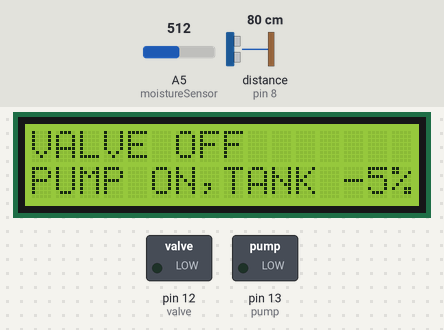
Simulated run of this sketch. Board: Arduino Uno, built with avr-gcc and run on an emulated ATmega328P. On the bench: 16×2 character LCD, switched loads named in the sketch (green lamp = pin HIGH). Wiring (inferred from the names in the program): ultrasonic range finder: trigger pin 9; echo pin 8. The inputs (shaded band) are chosen by the test bench; at power-on: distance to the obstacle (sensor on pin 8) 80 cm, A5 (moistureSensor) = 512. The echo pulse lasts 58.3 µs per cm; pins used as bus, display or sensor lines are not drawn; what the sketch prints to the serial monitor is not drawn.

Above: at 4.2 s.
4.3 s: distance to the obstacle (sensor on pin 8) set to 8 cm
At 7.9 s:
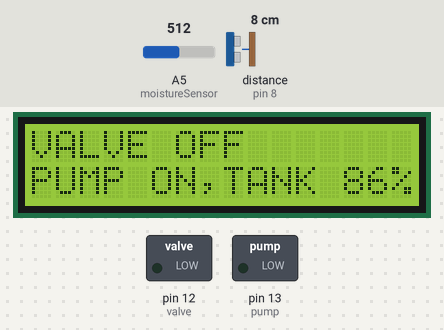
12.1 s: distance to the obstacle (sensor on pin 8) set to 5 cm
At 13.9 s:
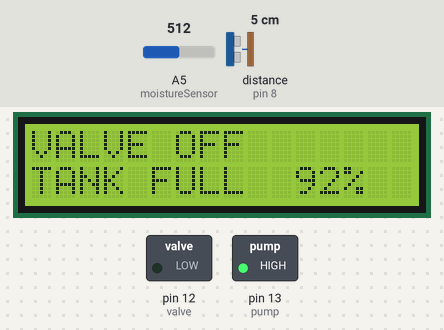
16.6 s: A5 (moistureSensor) set to 786
20.4 s: A5 (moistureSensor) set to 816
At 21.5 s:
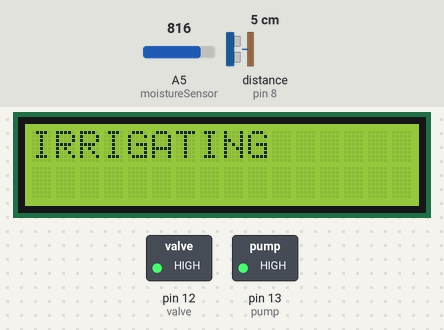
25.6 s: distance to the obstacle (sensor on pin 8) set to 23 cm
At 28.9 s:
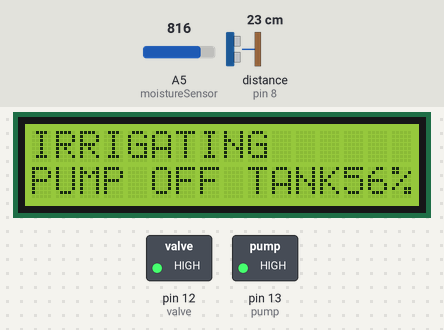
33.4 s: distance to the obstacle (sensor on pin 8) set to 27 cm
At 35.6 s:
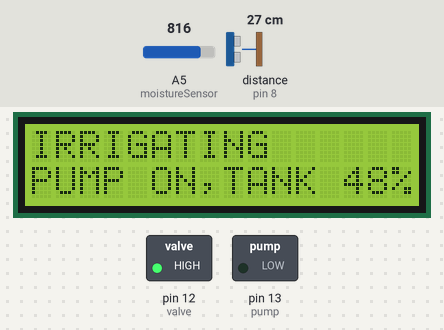
Timing chart, 0 to 37.1 s (numbered marks = the images above; inputs shaded):
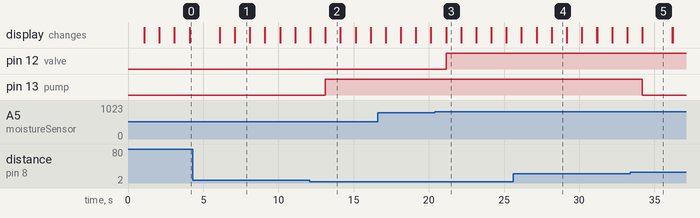

Measured:
- the behaviour switches between 7 and 6 cm on distance to the obstacle (sensor on pin 8) (found by bisection; images 1 and 2)
- the behaviour switches between 802 and 803 on A5 (moistureSensor) (found by bisection; images 2 and 3)
- the behaviour switches between 25 and 26 cm on distance to the obstacle (sensor on pin 8) (found by bisection; images 4 and 5)
- after the input at 12.1 s, pin 13 (pump): LOW → HIGH after 1.0 s; the display: first differs from a run without the input after 1.0 s (image 2)
- after the input at 20.4 s, pin 12 (valve): LOW → HIGH after 0.75 s; the display: first differs from a run without the input after 0.75 s (image 3)
- after the input at 25.6 s, the display: first differs from a run without the input after 2.6 s (image 4)
- after the input at 33.4 s, pin 13 (pump): HIGH → LOW after 0.79 s; the display: changes after 0.80 s (image 5)

The sketch:

project_code.ino
```cpp
#include <SoftwareSerial.h>
#include <LiquidCrystal.h> //includes the LiquidCrystal Library

LiquidCrystal lcd(7, 6, 5, 4, 3, 2); // Creates an LCD object. Parameters: (rs, enable, d4, d5, d6, d7)
const int moistureSensor = A5;
const int pump = 13;
const int valve = 12;
const int trigPin = 9;
const int echoPin = 8;
int analogvalue = 0;
int percent = 0;
long duration;
int distanceCm;

bool is_filling = false;

void setup() {
  // put your setup code here, to run once:
  Serial.begin(9600);
  lcd.begin(16, 2); // Initialises the interface to the LCD screen, and specifies the dimensions (width and height) of the display
  lcd.print ("A GSM-BASED AUTO");
  lcd.setCursor(0, 1);
  lcd.print("IRRIGATION SYS");
  delay (1000);
  lcd.clear();
  lcd.setCursor(0, 0);
  lcd.print("By JONATHAN");
  lcd.setCursor(0, 1);
  lcd.print ("ACHIRA");
  delay(1000);
  lcd.clear();
  lcd.setCursor(0, 0);
  lcd.print("REG. NO:");
  lcd.setCursor(0, 1);
  lcd.print("EEEI/00978/2015");
  delay(1000);
  lcd.clear();

  pinMode(pump, OUTPUT);
  pinMode(valve, OUTPUT);
  pinMode(trigPin, OUTPUT);
  pinMode(echoPin, INPUT);

}

void loop() {
  soilMoisture();
  levelSensor();
  lcd.clear();
}

void levelSensor() {
  //maintains water level in the tank
  digitalWrite (trigPin, LOW);
  delayMicroseconds (2);
  // Sets the trigPin on HIGH state for 10 microseconds
  digitalWrite (trigPin, HIGH);
  delayMicroseconds(10);
  digitalWrite(trigPin, LOW);
  //Reads echoPin, returns the sound wave travel time in microseconds
  duration = pulseIn (echoPin, HIGH);
  //Calculating the distance
  distanceCm = duration * 0.034 / 2;
  int tankHeightCm = (50 - distanceCm);
  int percentage = (tankHeightCm * 100 / 50);
  Serial.println(distanceCm);
  Serial.println(tankHeightCm);
  Serial.println(percentage);


  //control section

  if (percentage <= 50) {

    is_filling = true;
    digitalWrite (pump, LOW);
    lcd.setCursor (0, 1);
    lcd.print("PUMP ON,");
    lcd.setCursor(8, 1);
    lcd.print("TANK");
    lcd.setCursor(13, 1);
    lcd.print(percentage);
    lcd.setCursor(15, 1);
    lcd.print("%");
    delay(1000);
  }
  if (percentage>=90){

    is_filling = false;

    digitalWrite (pump, HIGH);
    lcd.setCursor (0, 1);
    lcd.print("TANK FULL");
    lcd.setCursor(11, 1);
    lcd.print(percentage);
    lcd.setCursor(13, 1);
    lcd.print("%");
    delay(1000);
  }
  if(is_filling){

    is_filling = true;

    digitalWrite (pump, LOW);
    lcd.setCursor (0, 1);
    lcd.print("PUMP ON,");
    lcd.setCursor(8, 1);
    lcd.print("TANK");
    lcd.setCursor(13, 1);
    lcd.print(percentage);
    lcd.setCursor(15, 1);
    lcd.print("%");
    delay(1000);
  }
//  else if (percentage >= 90) {
    //digitalWrite (pump, HIGH);
  //  lcd.setCursor(0, 1);
    //lcd.print("TANK FULL");
    //lcd.setCursor(11, 1);
    //lcd.print(percentage);
    //lcd.setCursor(13, 1);
   // lcd.print("%");
 //   delay(1000);
 // }
  else {
    digitalWrite(pump, HIGH);
    lcd.setCursor(0, 1);
    lcd.print("PUMP OFF");
    lcd.setCursor(9, 1);
    lcd.print("TANK");
    lcd.setCursor(13, 1);
    lcd.print(percentage);
    lcd.setCursor(15, 1);
    lcd.print("%");
    delay (1000);
  }

}

  void soilMoisture() {
    analogvalue = analogRead(moistureSensor);
    percent = map(analogvalue, 298, 1019, 100, 0);
    //irrigation control section
    if (percent <= 30) {
      digitalWrite(valve, HIGH);
      lcd.setCursor(0, 0);
      lcd.print("IRRIGATING");
      delay(1000);
    }
    else if (percent == 100) {
      digitalWrite (valve, LOW);
      lcd.setCursor(0, 0);
      lcd.print("VALVE OFF");
      delay(1000);
    }
    else {
      digitalWrite(valve, LOW);
      lcd.setCursor(0, 0);
      lcd.print("VALVE OFF");
      delay(1000);
    }

  }
```
